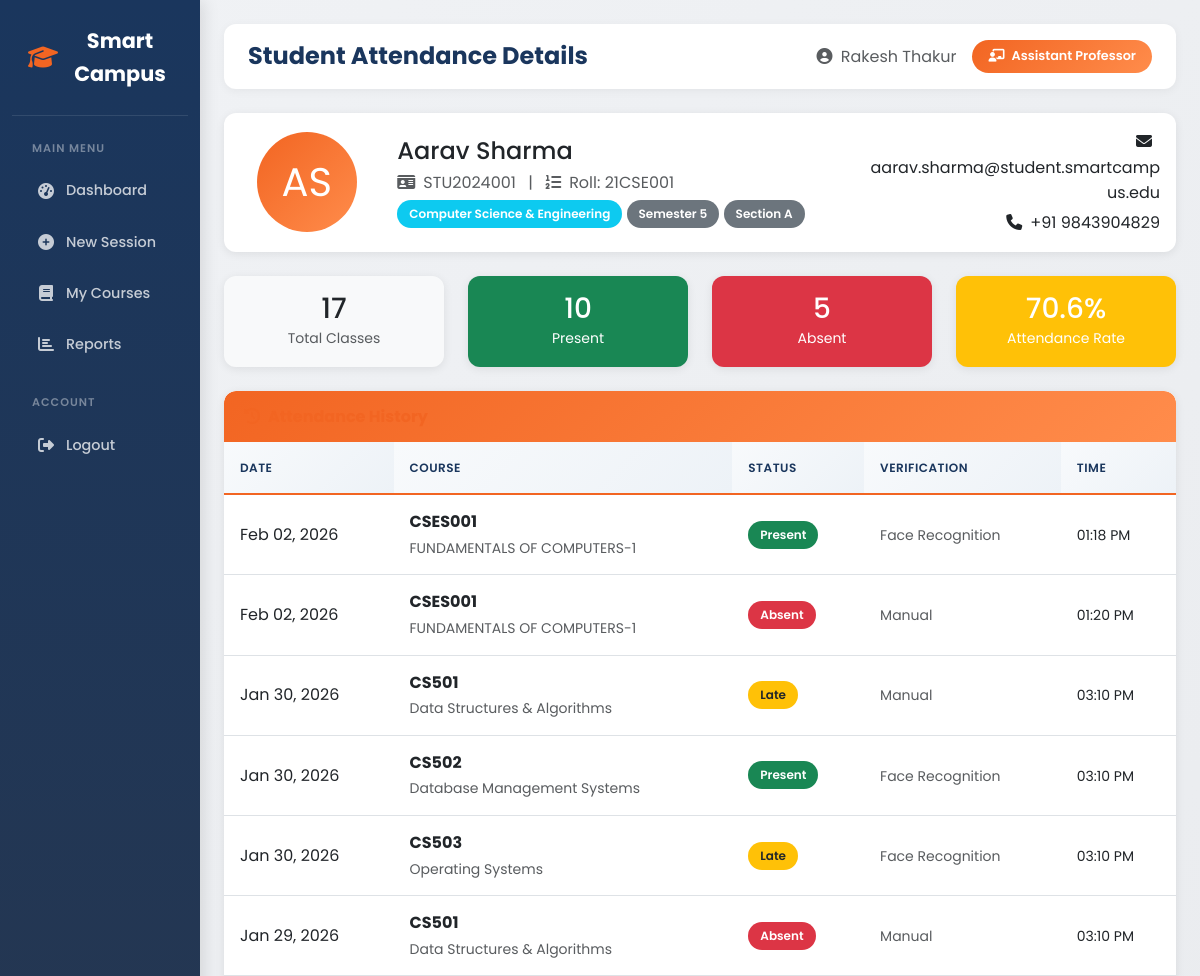
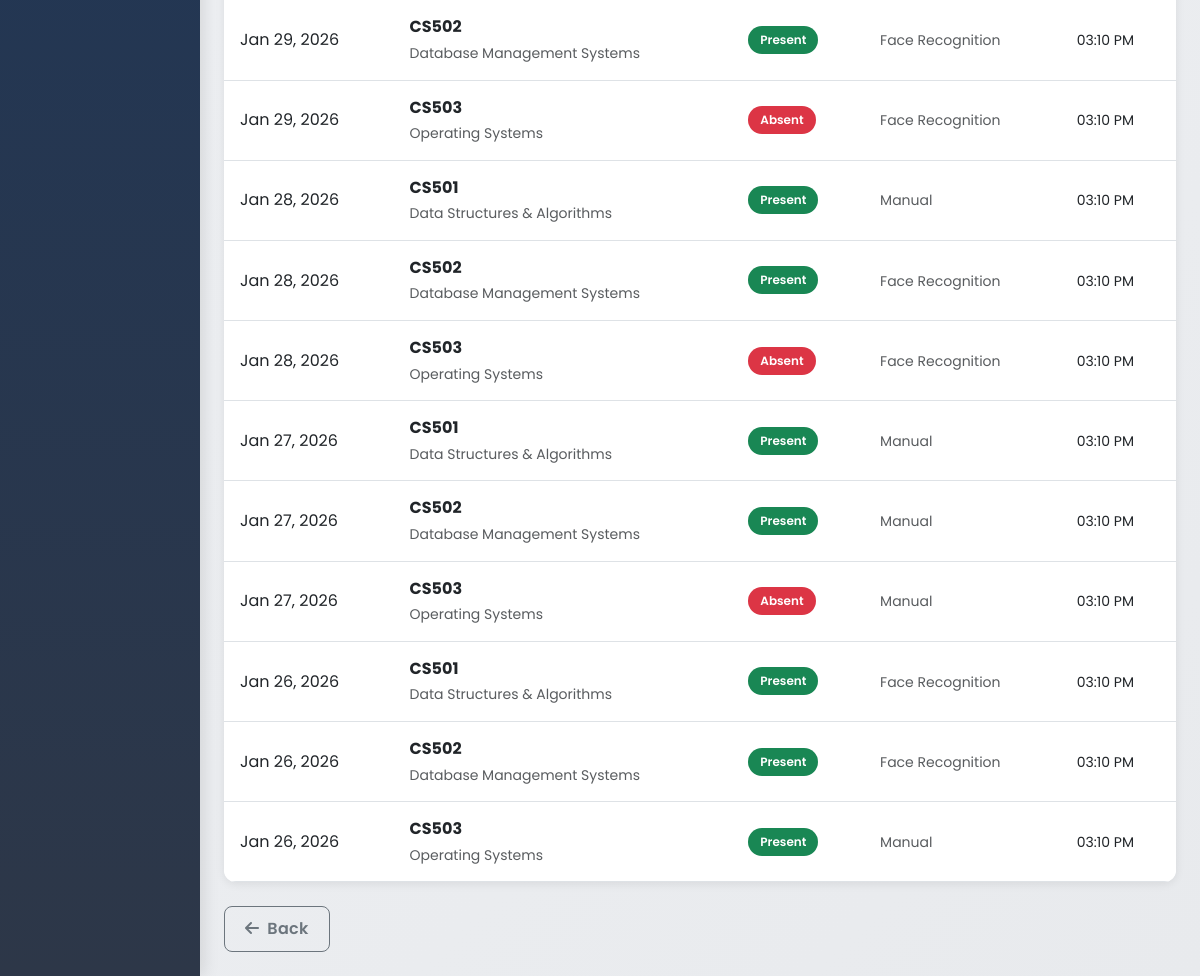
Page /attendance/student/1/ (signed in) on the committed database (2 pictures, top to bottom).
### attendance/models.py (models this page shows, shortened)
class Faculty(models.Model):
    user = models.OneToOneField(User, on_delete=models.CASCADE, related_name='faculty_profile')
    employee_id = models.CharField(max_length=20, unique=True)
    department = models.ForeignKey(Department, on_delete=models.SET_NULL, null=True, related_name='faculty_members')
    phone = models.CharField(max_length=15, blank=True)
    designation = models.CharField(max_length=50, default='Assistant Professor')
    profile_image = models.ImageField(upload_to='faculty_images/', blank=True, null=True)
    is_active = models.BooleanField(default=True)
    created_at = models.DateTimeField(auto_now_add=True)
    updated_at = models.DateTimeField(auto_now=True)
    class Meta:
        verbose_name_plural = 'Faculty'
        ordering = ['employee_id']

class Student(models.Model):
    user = models.OneToOneField(User, on_delete=models.CASCADE, related_name='student_profile', null=True, blank=True)
    student_id = models.CharField(max_length=20, unique=True)
    roll_number = models.CharField(max_length=20)
    first_name = models.CharField(max_length=50)
    last_name = models.CharField(max_length=50)
    email = models.EmailField()
    phone = models.CharField(max_length=15, blank=True)
    department = models.ForeignKey(Department, on_delete=models.SET_NULL, null=True, related_name='students')
    semester = models.IntegerField(default=1)
    section = models.CharField(max_length=5, default='A')
    profile_image = models.ImageField(upload_to='student_images/', blank=True, null=True)
    face_encoding = models.BinaryField(blank=True, null=True)  # Stored face encoding for recognition
    parent = models.ForeignKey(Parent, on_delete=models.SET_NULL, null=True, blank=True, related_name='children')
    is_active = models.BooleanField(default=True)
    created_at = models.DateTimeField(auto_now_add=True)
    updated_at = models.DateTimeField(auto_now=True)
    @property
    def full_name(self):
        return f"{self.first_name} {self.last_name}"
    class Meta:
        ordering = ['roll_number']

class Department(models.Model):
    name = models.CharField(max_length=100)
    code = models.CharField(max_length=10, unique=True)
    created_at = models.DateTimeField(auto_now_add=True)
    class Meta:
        ordering = ['name']

class Attendance(models.Model):
    STATUS_CHOICES = [
        ('present', 'Present'),
        ('absent', 'Absent'),
        ('late', 'Late'),
        ('excused', 'Excused'),
    ]
    VERIFICATION_METHODS = [
        ('manual', 'Manual'),
        ('face_recognition', 'Face Recognition'),
        ('mobile_gps', 'Mobile GPS'),
        ('qr_scan', 'QR Scan'),
    ]
    session = models.ForeignKey(AttendanceSession, on_delete=models.CASCADE, related_name='attendance_records')
    student = models.ForeignKey(Student, on_delete=models.CASCADE, related_name='attendance_records')
    status = models.CharField(max_length=10, choices=STATUS_CHOICES, default='absent')
    verification_method = models.CharField(max_length=20, choices=VERIFICATION_METHODS, default='manual')
    marked_at = models.DateTimeField(auto_now_add=True)
    marked_by = models.ForeignKey(User, on_delete=models.SET_NULL, null=True, related_name='marked_attendances')
    face_confidence = models.FloatField(null=True, blank=True)  # Confidence score for face recognition
    location_lat = models.FloatField(null=True, blank=True)  # GPS latitude for mobile verification
    location_lng = models.FloatField(null=True, blank=True)  # GPS longitude for mobile verification
    notes = models.TextField(blank=True)
    updated_at = models.DateTimeField(auto_now=True)
    class Meta:
        unique_together = ['session', 'student']
        ordering = ['-marked_at']

class AttendanceSession(models.Model):
    SESSION_TYPES = [
        ('manual', 'Manual Entry'),
        ('face_recognition', 'Face Recognition'),
        ('mobile', 'Mobile App'),
        ('qr_code', 'QR Code'),
    ]
    id = models.UUIDField(primary_key=True, default=uuid.uuid4, editable=False)
    course = models.ForeignKey(Course, on_delete=models.CASCADE, related_name='attendance_sessions')
    faculty = models.ForeignKey(Faculty, on_delete=models.SET_NULL, null=True, related_name='attendance_sessions')
    date = models.DateField(default=timezone.now)
    start_time = models.TimeField()
    end_time = models.TimeField(null=True, blank=True)
    session_type = models.CharField(max_length=20, choices=SESSION_TYPES, default='manual')
    is_active = models.BooleanField(default=True)
    created_at = models.DateTimeField(auto_now_add=True)
    class Meta:
        ordering = ['-date', '-start_time']

class Course(models.Model):
    code = models.CharField(max_length=20, unique=True)
    name = models.CharField(max_length=100)
    department = models.ForeignKey(Department, on_delete=models.CASCADE, related_name='courses')
    faculty = models.ForeignKey(Faculty, on_delete=models.SET_NULL, null=True, related_name='courses')
    semester = models.IntegerField(default=1)
    credits = models.IntegerField(default=3)
    students = models.ManyToManyField(Student, related_name='courses', blank=True)
    is_active = models.BooleanField(default=True)
    created_at = models.DateTimeField(auto_now_add=True)
    class Meta:
        ordering = ['code']

### attendance/views.py (the view)
# urls.py: path('student/<int:student_id>/', views.student_attendance_detail, name='student_detail'),
@login_required
def student_attendance_detail(request, student_id):
    student = get_object_or_404(Student, id=student_id)
    records = Attendance.objects.filter(student=student).select_related(
        'session', 'session__course'
    ).order_by('-session__date')
    stats = records.aggregate(
        total=Count('id'),
        present=Count('id', filter=Q(status='present')),
        absent=Count('id', filter=Q(status='absent')),
        late=Count('id', filter=Q(status='late')),
    )
    if stats['total'] > 0:
        stats['percentage'] = round((stats['present'] + stats['late']) / stats['total'] * 100, 1)
    else:
        stats['percentage'] = 0
    context = {
        'student': student,
        'records': records,
        'stats': stats,
    }
    return render(request, 'attendance/student_detail.html', context)

### attendance/templates/attendance/student_detail.html (shortened to what this page needs)
{% extends 'attendance/base.html' %}
{% block page_title %}Student Attendance Details{% endblock %}
{% block content %}
<div class="card mb-4">
    <div class="card-body">
        <div class="row align-items-center">
            <div class="col-md-2 text-center">
                {% if student.profile_image %}
                <img src="{{ student.profile_image.url }}" class="rounded-circle" style="width: 100px; height: 100px; object-fit: cover;">
                {% else %}
                <div class="rounded-circle bg-primary d-flex align-items-center justify-content-center mx-auto" style="width: 100px; height: 100px;">
                    <span class="text-white" style="font-size: 2.5rem;">{{ student.first_name.0 }}{{ student.last_name.0 }}</span>
                </div>
                {% endif %}
            </div>
            <div class="col-md-6">
                <h4 class="mb-1">{{ student.full_name }}</h4>
                <p class="text-muted mb-1">
                    <i class="fas fa-id-card me-2"></i>{{ student.student_id }}
                    <span class="mx-2">|</span>
                    <i class="fas fa-list-ol me-2"></i>Roll: {{ student.roll_number }}
                </p>
                <p class="mb-0">
                    <span class="badge bg-info">{{ student.department.name }}</span>
                    <span class="badge bg-secondary">Semester {{ student.semester }}</span>
                    <span class="badge bg-secondary">Section {{ student.section }}</span>
                </p>
            </div>
            <div class="col-md-4">
                <div class="text-md-end">
                    <p class="mb-1"><i class="fas fa-envelope me-2"></i>{{ student.email }}</p>
                    <p class="mb-0"><i class="fas fa-phone me-2"></i>{{ student.phone|default:"Not provided" }}</p>
                </div>
            </div>
        </div>
    </div>
</div>
<div class="row mb-4">
    <div class="col-md-3">
        <div class="card bg-light">
            <div class="card-body text-center">
                <h3 class="mb-0">{{ stats.total }}</h3>
                <small class="text-muted">Total Classes</small>
            </div>
        </div>
    </div>
    <div class="col-md-3">
        <div class="card bg-success text-white">
            <div class="card-body text-center">
                <h3 class="mb-0">{{ stats.present }}</h3>
                <small>Present</small>
            </div>
        </div>
    </div>
    <div class="col-md-3">
        <div class="card bg-danger text-white">
            <div class="card-body text-center">
                <h3 class="mb-0">{{ stats.absent }}</h3>
                <small>Absent</small>
            </div>
        </div>
    </div>
    <div class="col-md-3">
        <div class="card {% if stats.percentage >= 75 %}bg-success{% elif stats.percentage >= 50 %}bg-warning{% else %}bg-danger{% endif %} text-white">
            <div class="card-body text-center">
                <h3 class="mb-0">{{ stats.percentage }}%</h3>
                <small>Attendance Rate</small>
            </div>
        </div>
    </div>
</div>
<div class="card">
    <div class="card-header">
        <h6 class="m-0 font-weight-bold text-primary">
            <i class="fas fa-history me-2"></i>Attendance History
        </h6>
    </div>
    <div class="card-body p-0">
        <div class="table-responsive">
            <table class="table table-hover mb-0">
                <thead class="table-light">
                    <tr>
                        <th>Date</th>
                        <th>Course</th>
                        <th>Status</th>
                        <th>Verification</th>
                        <th>Time</th>
                    </tr>
                </thead>
                <tbody>
                    {% for record in records %}
                    <tr>
                        <td>{{ record.session.date|date:"M d, Y" }}</td>
                        <td>
                            <strong>{{ record.session.course.code }}</strong>
                            <br><small class="text-muted">{{ record.session.course.name }}</small>
                        </td>
                        <td>
                            <span class="badge {% if record.status == 'present' %}bg-success{% elif record.status == 'absent' %}bg-danger{% elif record.status == 'late' %}bg-warning text-dark{% else %}bg-secondary{% endif %}">
                                {{ record.get_status_display }}
                            </span>
                        </td>
                        <td><small class="text-muted">{{ record.get_verification_method_display }}</small></td>
                        <td><small>{{ record.marked_at|time:"h:i A" }}</small></td>
                    </tr>
                    {% empty %}
                    <tr>
                        <td colspan="5" class="text-center py-4 text-muted">
                            No attendance records found
                        </td>
                    </tr>
                    {% endfor %}
                </tbody>
            </table>
        </div>
    </div>
</div>
<div class="mt-4">
    <a href="javascript:history.back()" class="btn btn-outline-secondary">
        <i class="fas fa-arrow-left me-2"></i>Back
    </a>
</div>
{% endblock %}

### attendance/templates/attendance/base.html (shortened to what this page needs)
<!DOCTYPE html>
<html lang="en">
<head>
    <link href="https://cdn.jsdelivr.net/npm/bootstrap@5.3.0/dist/css/bootstrap.min.css" rel="stylesheet">
    <link href="https://cdnjs.cloudflare.com/ajax/libs/font-awesome/6.4.0/css/all.min.css" rel="stylesheet">
    <link href="/static/css/style.css" rel="stylesheet">
</head>
<body>
    <div class="container-fluid">
        <div class="row">
            {% if user.is_authenticated %}
            <nav class="col-md-3 col-lg-2 d-md-block sidebar collapse py-0">
                <div class="text-center">
                    <a href="{% url 'attendance:home' %}" class="brand-text">
                        <i class="fas fa-graduation-cap"></i> Smart Campus
                    </a>
                </div>
                <div class="nav-section-title">Main Menu</div>
                <ul class="nav flex-column">
                    {% if user.faculty_profile %}
                    <li class="nav-item">
                        <a class="nav-link {% if request.resolver_match.url_name == 'dashboard' %}active{% endif %}" href="{% url 'attendance:dashboard' %}">
                            <i class="fas fa-tachometer-alt"></i> Dashboard
                        </a>
                    </li>
                    <li class="nav-item">
                        <a class="nav-link {% if request.resolver_match.url_name == 'create_session' %}active{% endif %}" href="{% url 'attendance:create_session' %}">
                            <i class="fas fa-plus-circle"></i> New Session
                        </a>
                    </li>
                    <li class="nav-item">
                        <a class="nav-link {% if request.resolver_match.url_name == 'manage_courses' or request.resolver_match.url_name == 'create_course' %}active{% endif %}" href="{% url 'attendance:manage_courses' %}">
                            <i class="fas fa-book"></i> My Courses
                        </a>
                    </li>
                    <li class="nav-item">
                        <a class="nav-link {% if request.resolver_match.url_name == 'reports' %}active{% endif %}" href="{% url 'attendance:reports' %}">
                            <i class="fas fa-chart-bar"></i> Reports
                        </a>
                    </li>
                    {% endif %}
                </ul>
                <div class="nav-section-title">Account</div>
                <ul class="nav flex-column">
                    <li class="nav-item">
                        <a class="nav-link" href="{% url 'attendance:logout' %}">
                            <i class="fas fa-sign-out-alt"></i> Logout
                        </a>
                    </li>
                </ul>
            </nav>
            {% endif %}
            <main class="{% if user.is_authenticated %}col-md-9 ms-sm-auto col-lg-10{% else %}col-12{% endif %} px-md-4 py-4">
                {% if user.is_authenticated %}
                <div class="page-header">
                    <h1 class="page-title">{% block page_title %}Dashboard{% endblock %}</h1>
                    <div class="user-info">
                        <span class="text-muted">
                            <i class="fas fa-user-circle me-1"></i> {{ user.get_full_name|default:user.username }}
                        </span>
                        {% if user.faculty_profile %}
                        <span class="user-badge">
                            <i class="fas fa-chalkboard-teacher me-1"></i> {{ user.faculty_profile.designation }}
                        </span>
                        {% elif user.student_profile %}
                        <span class="user-badge">
                            <i class="fas fa-user-graduate me-1"></i> Student
                        </span>
                        {% endif %}
                    </div>
                </div>
                {% endif %}
                {% block content %}{% endblock %}
            </main>
        </div>
    </div>
</body>
</html>

### rows in the picture
Student: first_name.0 "A", last_name.0 "S", full_name "Aarav Sharma", student_id "STU2024001", roll_number "21CSE001", department.name "Computer Science & Engineering", semester "5", section "A", email "aarav.sharma@student.smartcampus.edu", phone "+91 9843904829"
Attendance: session "Feb 02, 2026", session.course.code "CSES001", session.course.name "FUNDAMENTALS OF COMPUTERS-1", status "Present", verification_method "Face Recognition", marked_at "01:18 PM"
Attendance: session "Feb 02, 2026", session.course.code "CSES001", session.course.name "FUNDAMENTALS OF COMPUTERS-1", status "Absent", verification_method "Manual", marked_at "01:20 PM"
Attendance: session "Jan 30, 2026", session.course.code "CS501", session.course.name "Data Structures & Algorithms", status "Late", verification_method "Manual", marked_at "03:10 PM"
Attendance: session "Jan 30, 2026", session.course.code "CS502", session.course.name "Database Management Systems", status "Present", verification_method "Face Recognition", marked_at "03:10 PM"
Attendance: session "Jan 30, 2026", session.course.code "CS503", session.course.name "Operating Systems", status "Late", verification_method "Face Recognition", marked_at "03:10 PM"
Attendance: session "Jan 29, 2026", session.course.code "CS501", session.course.name "Data Structures & Algorithms", status "Absent", verification_method "Manual", marked_at "03:10 PM"
Attendance: session "Jan 29, 2026", session.course.code "CS502", session.course.name "Database Management Systems", status "Present", verification_method "Face Recognition", marked_at "03:10 PM"
Attendance: session "Jan 29, 2026", session.course.code "CS503", session.course.name "Operating Systems", status "Absent", verification_method "Face Recognition", marked_at "03:10 PM"
Attendance: session "Jan 28, 2026", session.course.code "CS501", session.course.name "Data Structures & Algorithms", status "Present", verification_method "Manual", marked_at "03:10 PM"
Attendance: session "Jan 28, 2026", session.course.code "CS502", session.course.name "Database Management Systems", status "Present", verification_method "Face Recognition", marked_at "03:10 PM"
Attendance: session "Jan 28, 2026", session.course.code "CS503", session.course.name "Operating Systems", status "Absent", verification_method "Face Recognition", marked_at "03:10 PM"
Attendance: session "Jan 27, 2026", session.course.code "CS501", session.course.name "Data Structures & Algorithms", status "Present", verification_method "Manual", marked_at "03:10 PM"
Attendance: session "Jan 27, 2026", session.course.code "CS502", session.course.name "Database Management Systems", status "Present", verification_method "Manual", marked_at "03:10 PM"
Attendance: session "Jan 27, 2026", session.course.code "CS503", session.course.name "Operating Systems", status "Absent", verification_method "Manual", marked_at "03:10 PM"
Attendance: session "Jan 26, 2026", session.course.code "CS501", session.course.name "Data Structures & Algorithms", status "Present", verification_method "Face Recognition", marked_at "03:10 PM"
Attendance: session "Jan 26, 2026", session.course.code "CS502", session.course.name "Database Management Systems", status "Present", verification_method "Face Recognition", marked_at "03:10 PM"
Attendance: session "Jan 26, 2026", session.course.code "CS503", session.course.name "Operating Systems", status "Present", verification_method "Manual", marked_at "03:10 PM"

### other values in the picture
{{ user.get_full_name|default:user.username }} "Rakesh Thakur"
{{ user.faculty_profile.designation }} "Assistant Professor"
{{ stats.total }} "17"
{{ stats.present }} "10"
{{ stats.absent }} "5"
{{ stats.percentage }} "70.6"
